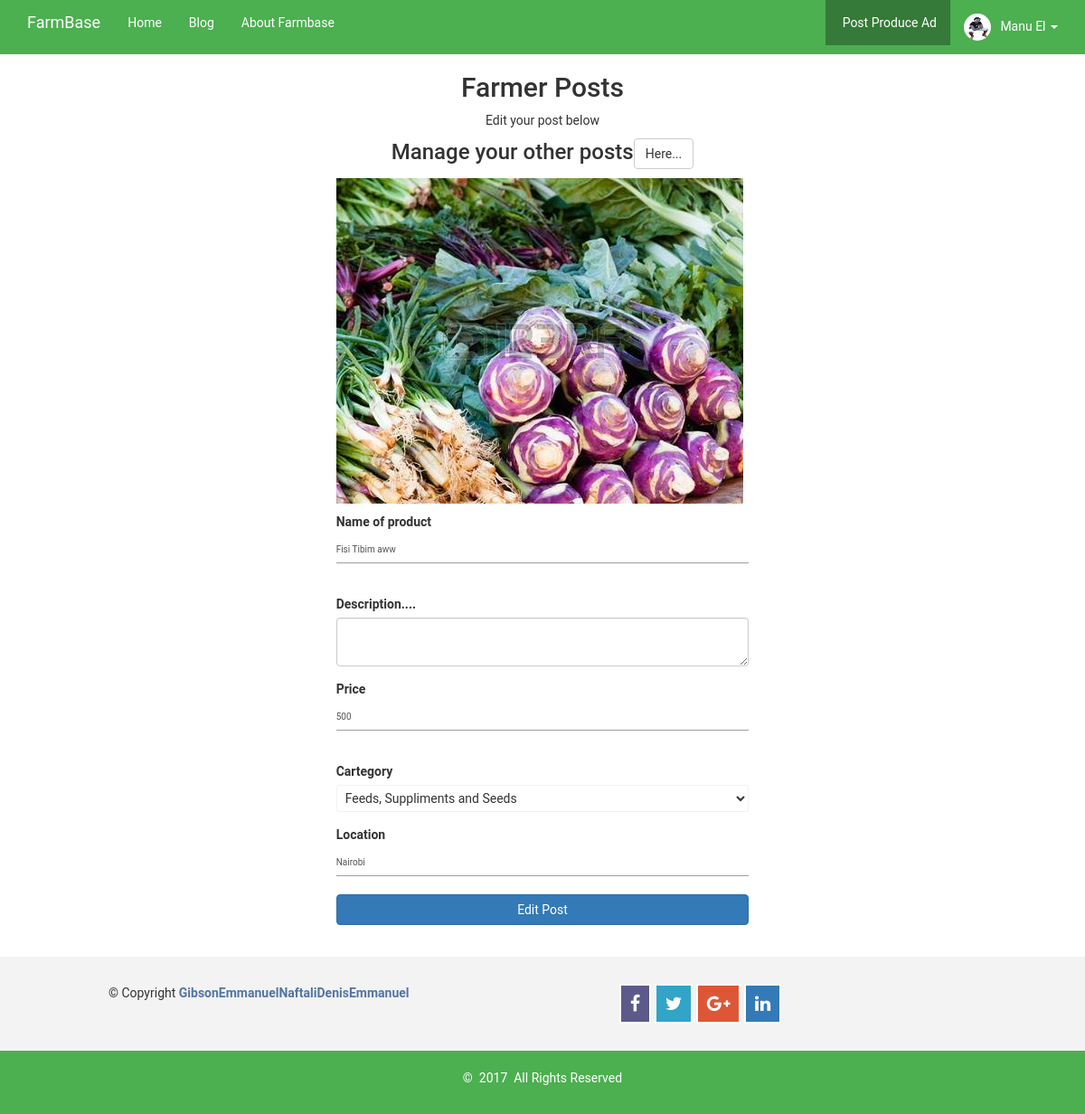
The app's page /edit_post?edit=56 (signed in), older data.
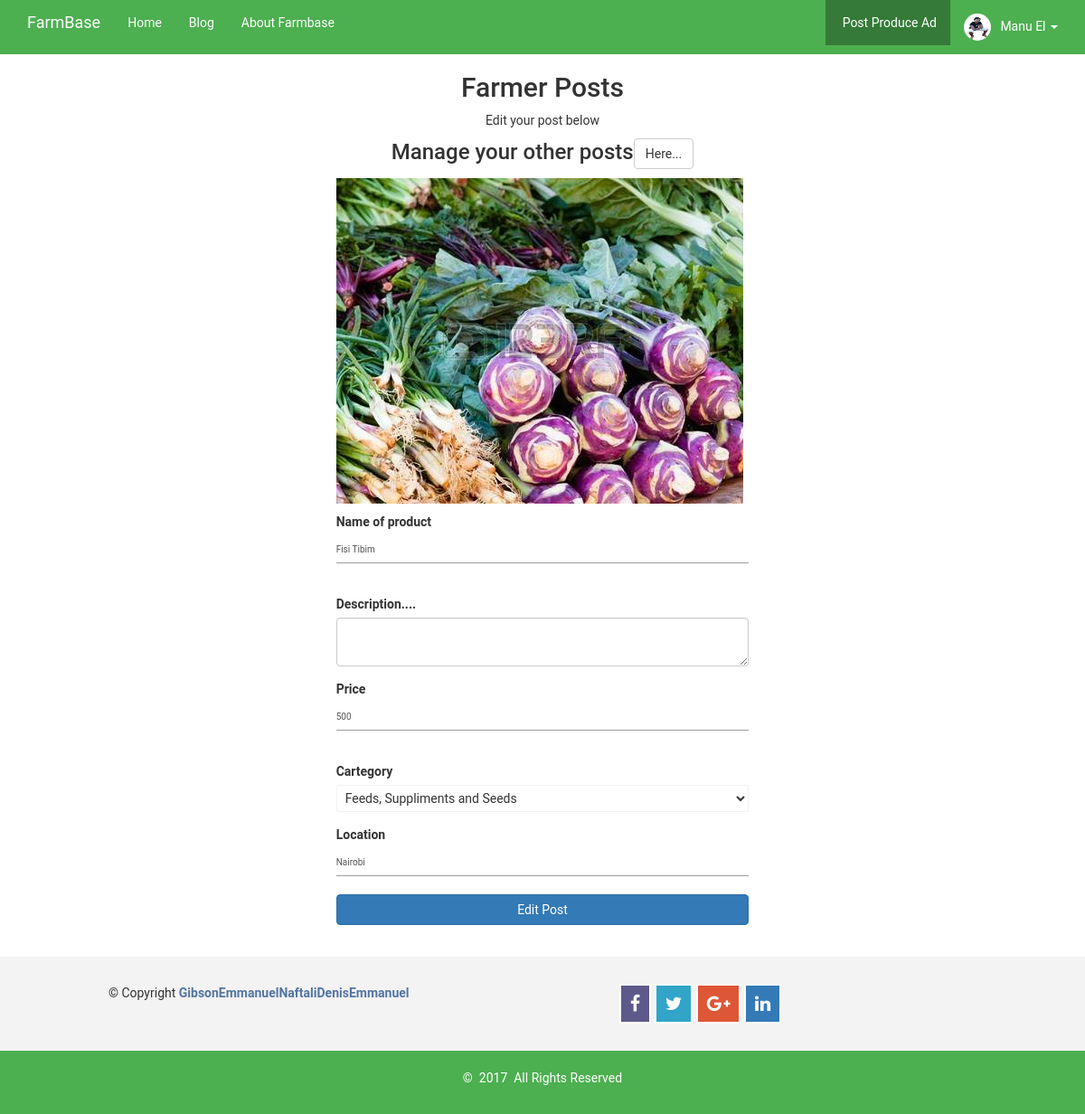
The same page, newer data.
### tables this page shows
CREATE TABLE `farmer_posts` (
  `ID` int(11) NOT NULL,
  `title` varchar(100) NOT NULL,
  `price` varchar(100) NOT NULL,
  `description` varchar(500) NOT NULL,
  `cartegory` varchar(100) NOT NULL,
  `phone` varchar(100) NOT NULL,
  `location` varchar(100) NOT NULL,
  `photo` varchar(100) NOT NULL,
  `email` varchar(100) NOT NULL,
  `userID` int(10) NOT NULL,
  `userpic` varchar(100) NOT NULL,
  `timer` timestamp NOT NULL DEFAULT CURRENT_TIMESTAMP ON UPDATE CURRENT_TIMESTAMP,
  `hidden` varchar(5) NOT NULL
);

### class.farmer.php (called while the page is built, shortened)
<?php
class FARMER
{
	private $conn;
	public function __construct()
	{
		$database = new Database();
		$db = $database->dbConnection();
		$this->conn = $db;
    }
	public function runQuery($sql)
	{
		$stmt = $this->conn->prepare($sql);
		return $stmt;
	}
}

### edit_post.php (the view, shortened to what the changed rows need)
<?php
require_once 'class.farmer.php';
$farmer_post = new FARMER();
?>
<?php
				        $editer = $_GET['edit'];
							 $stmt = $farmer_post->runQuery("SELECT * FROM farmer_posts WHERE ID=:email_id");
								$stmt->execute(array(":email_id"=> $editer));
								$message = $stmt->fetch(PDO::FETCH_ASSOC);
?>
<!DOCTYPE html>
<html>
	<head>
		 <link href="css/style.css" rel="stylesheet">
		<link href="css/bootstrap.min.css" rel="stylesheet" type="text/css" />
		 <link href="font/css/font-awesome.css" rel="stylesheet" />
		  <link href="css/parsley.css" rel="stylesheet">
		<link rel="stylesheet" href="css/material-inputs.css">
	</head>
	<body>
	<section>
    <div class="clearfix"></div><br><br><br>
    <section>
    	<div class="container" id="post_body">
           	<div class=" col-md-8 col-md-offset-2 row text-center">
           		<h2 class="title ">Farmer Posts</h2>
           	</div><br>
           	<div class="col-md-8 col-sm-10 col-md-offset-2 col-sm-offset-1">
								<div class="col-md-8 col-md-offset-2">
					                <?php if ( $message['photo']==''){
					                 echo "";
					                }else {?>
					                	 <img  src="post_images/<?php echo $message['photo']; ?>" style="padding: 10px 0px;"  class="item_image img-responsive" />
							               <?php }
					                ?>
			               		</div>
				<form method="post" enctype="multipart/form-data" data-parsley-validate >
							<div class="form-group col-md-8 col-md-offset-2">
								<label class="login-field-icon fui-user" for="login-name">Name of product </label>
							  <input type="text" name="title" class="form-control login-field" value="<?php echo $message['title']; ?>" placeholder="Name of Product" id="login-name" required />
							</div>
							<div class="form-group col-md-8 col-md-offset-2">
							<label class="login-field-icon fui-lock" for="login-pass">Description.... </label>
							  <textarea type="text" name="description" class="form-control login-field" value="<?php echo $message['description']; ?>" placeholder="Description..." id="login-pass" required > </textarea>
							</div>
							<div class="form-group col-md-8 col-md-offset-2">
								 <label class="login-field-icon fui-lock" for="login-pass">Price</label>
							  <input type="text" name="price" class="form-control login-field" value="<?php echo $message['price']; ?>" placeholder="Price" id="login-pass" required data-parsley-type="integer" 	 />
							</div>
							<div class="form-group col-md-8 col-md-offset-2">
								<label class="login-field-icon fui-lock" for="login-pass">Cartegory</label>
								<select class="browser-default select-dropdown" name="cartegory" required>
							     <option value="<?php echo $message['cartegory']; ?>"><?php echo $message['cartegory']; ?></option>
							    </select>
							</div>
								<div class=" col-md-8 col-md-offset-2">
									 <label class="login-field-icon fui-lock " for="login-pass">Location</label>
								  <input type="text" name="location" class="placepicker form-control" value="<?php echo $message['location']; ?>" placeholder="Enter a Location" id="login-pass" required />
								</div>
				</form>
           	</div>
    	</div>
    </section>
	</body>
</html>

Row changes from the older to the newer data that the page shows:
changed farmer_posts "Feeds, Suppliments and Seeds": title "Fisi Tibim aww" → "Fisi Tibim"
